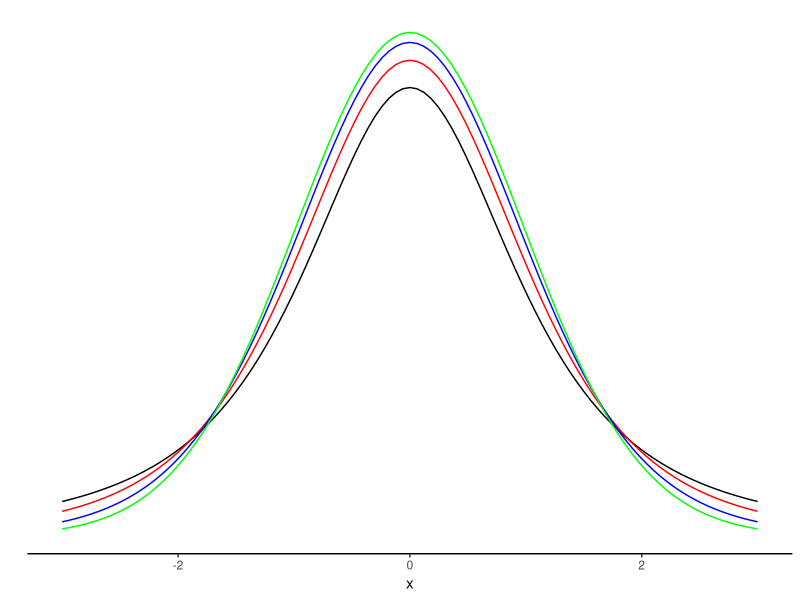

Generate this figure with R:

# Normal plot -------------------------------------------------------------

# Packages
library(ggplot2)

# Plot (mean=0, sd=1)
q_data <- data.frame(
  x = c(-3, 3),
  df = rep(c(1, 5, 15, 30), each = 2)
)

t_plot <- ggplot(data = data.frame(x = c(-3,3)), aes(x)) +
  stat_function(fun = dt, n = 101, args = list(df = 2)) + 
  stat_function(fun = dt, n = 101, args = list(df = 4), color = "red") + 
  stat_function(fun = dt, n = 101, args = list(df = 10), color = "blue") +
  stat_function(fun = dt, n = 101, args = list(df = 50), color = "green") +
  ylab("") +
  scale_y_continuous(breaks = NULL) +
  theme_classic()

# Save plot
ggsave(filename = "graphs/t_plot.jpg", plot = t_plot)